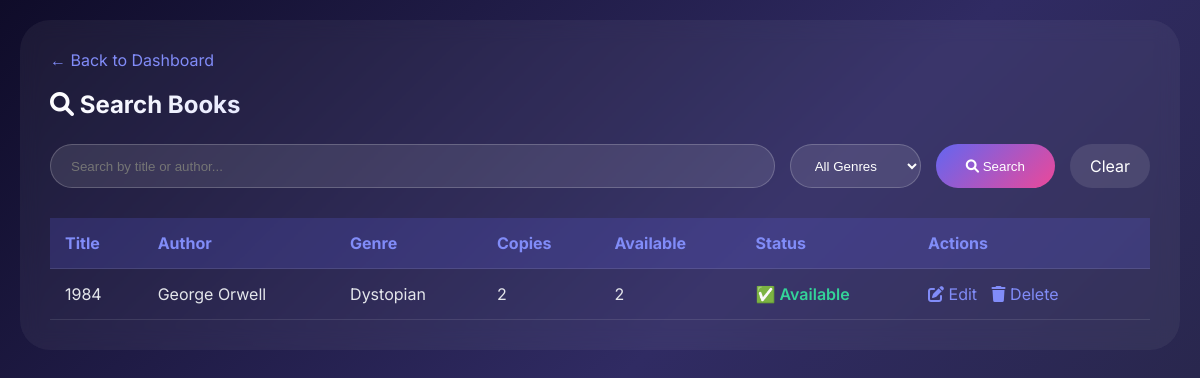
Page /Books/search-books.php?genre=Dystopian (signed in) on the earlier database version.
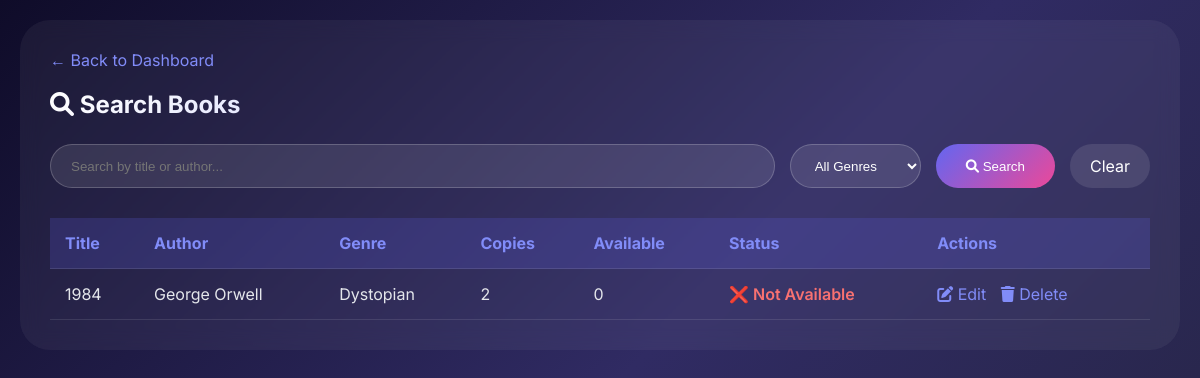
Same page on the later database version.
### tables this page shows
CREATE TABLE `book` (
  `book_id` int(11) NOT NULL,
  `title` varchar(200) NOT NULL,
  `author` varchar(100) NOT NULL,
  `isbn` varchar(13) DEFAULT NULL,
  `genre` varchar(50) DEFAULT NULL,
  `total_copies` int(11) DEFAULT 1,
  `available_copies` int(11) DEFAULT 1,
  `added_date` date DEFAULT curdate()
);

### Books/search-books.php (the view, shortened to what this page needs)
<?php
require_once '../config.php';
$search = $_GET['search'] ?? '';
$genre = $_GET['genre'] ?? 'all';
$query = "SELECT * FROM book WHERE 1=1";
$params = [];
$types = "";
if($genre != 'all') {
    $query .= " AND genre = ?";
    $params[] = $genre;
    $types .= "s";
}
$query .= " ORDER BY title ASC";
$stmt = $conn->prepare($query);
if(!empty($params)) {
    $stmt->bind_param($types, ...$params);
}
$stmt->execute();
$result = $stmt->get_result();
$is_librarian = $_SESSION['admin_role'] == 'Librarian';
?>
<!DOCTYPE html>
<html lang="en">
<head>
    <link rel="stylesheet" href="https://cdnjs.cloudflare.com/ajax/libs/font-awesome/6.0.0/css/all.min.css">
</head>
<body>
    <div class="container">
        <a href="<?php echo $is_librarian ? '../librarian-dashboard.php' : '../member-dashboard.php'; ?>" class="back-link">← Back to Dashboard</a>
        <h2><i class="fas fa-search"></i> Search Books</h2>
        <div class="search-box">
            <form method="GET" style="display: flex; gap: 15px; flex-wrap: wrap; width: 100%;">
                <input type="text" name="search" placeholder="Search by title or author..." value="<?php echo htmlspecialchars($search); ?>">
                <select name="genre">
                    <option value="all" <?php echo $genre == 'all' ? 'selected' : ''; ?>>All Genres</option>
                </select>
                <button type="submit"><i class="fas fa-search"></i> Search</button>
                <?php if($search || $genre != 'all'): ?>
                    <a href="search-books.php" style="padding: 12px 20px; background: rgba(255,255,255,0.1); border-radius: 40px; text-decoration: none; color: white;">Clear</a>
                <?php endif; ?>
            </form>
        </div>
        <table>
            <thead>
                <tr>
                    <th>Title</th>
                    <th>Author</th>
                    <th>Genre</th>
                    <th>Copies</th>
                    <th>Available</th>
                    <th>Status</th>
                    <?php if($is_librarian): ?>
                        <th>Actions</th>
                    <?php endif; ?>
                </tr>
            </thead>
            <tbody>
                <?php if($result->num_rows > 0): ?>
                    <?php while($row = $result->fetch_assoc()): ?>
                        <tr>
                            <td><?php echo htmlspecialchars($row['title']); ?></td>
                            <td><?php echo htmlspecialchars($row['author']); ?></td>
                            <td><?php echo $row['genre']; ?></td>
                            <td><?php echo $row['total_copies']; ?></td>
                            <td><?php echo $row['available_copies']; ?></td>
                            <td class="<?php echo $row['available_copies'] > 0 ? 'available' : 'not-available'; ?>">
                                <?php echo $row['available_copies'] > 0 ? '✅ Available' : '❌ Not Available'; ?>
                            </td>
                            <?php if($is_librarian): ?>
                                <td class="actions">
                                    <a href="edit-book.php?id=<?php echo $row['book_id']; ?>"><i class="fas fa-edit"></i> Edit</a>
                                    <a href="delete-book.php?id=<?php echo $row['book_id']; ?>" onclick="return confirm('Delete this book?')"><i class="fas fa-trash"></i> Delete</a>
                                </td>
                            <?php endif; ?>
                        </tr>
                    <?php endwhile; ?>
                <?php endif; ?>
            </tbody>
        </table>
    </div>
</body>
</html>

Differences in the rows shown:
changed book "George Orwell": available_copies "2" → "0"; available_copies "✅ Available" → "❌ Not Available"
